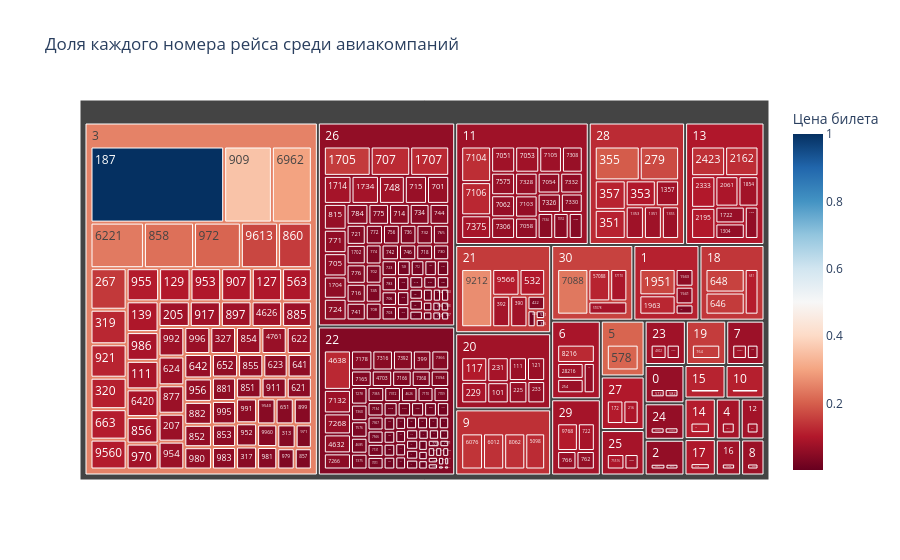

The notebook cell this image was saved under:
### Markdown cell above
**A line chart illustrating how ticket prices fluctuate depending on the day of the week. Flights tend to be more expensive on weekends, likely due to higher demand from leisure travelers. On Tuesdays, Thursdays and Saturdays the prices are clearly lower**

### Code cell
import plotly.express as px

# Группируем данные для Treemap (древовидной карты)
df_treemap = df.groupby(["Авиакомпания", "Номер рейса"])["Цена билета"].mean().reset_index()

# Создаём Treemap Chart
fig = px.treemap(df_treemap, 
                 path=["Авиакомпания", "Номер рейса"], 
                 values="Цена билета",
                 title="Доля каждого номера рейса среди авиакомпаний",
                 color="Цена билета", 
                 color_continuous_scale="RdBu")

# Отображаем график
fig.show()

### Figure 1 — Plotly figure (JSON) as saved in the notebook; plotly's stock layout.template omitted (floating-point values rounded to 4 significant figures; data arrays with more than 128 entries replaced by an {"elided": "..."} marker saying what was removed)
{"data": [{"branchvalues": "total", "customdata": {"elided": "333x1 float values"}, "domain": {"x": [0, 1], "y": [0, 1]}, "hovertemplate": "labels=%{label}<br>Цена билета_sum=%{value}<br>parent=%{parent}<br>id=%{id}<br>Цена билета=%{color}<extra></extra>", "ids": {"elided": "333 str values"}, "labels": {"elided": "333 str values"}, "marker": {"coloraxis": "coloraxis", "colors": {"elided": "333 float values"}}, "name": "", "parents": {"elided": "333 str values"}, "type": "treemap", "values": {"elided": "333 float values"}}], "layout": {"coloraxis": {"colorbar": {"title": {"text": "Цена билета"}}, "colorscale": [[0, "rgb(103,0,31)"], [0.1, "rgb(178,24,43)"], [0.2, "rgb(214,96,77)"], [0.3, "rgb(244,165,130)"], [0.4, "rgb(253,219,199)"], [0.5, "rgb(247,247,247)"], [0.6, "rgb(209,229,240)"], [0.7, "rgb(146,197,222)"], [0.8, "rgb(67,147,195)"], [0.9, "rgb(33,102,172)"], [1, "rgb(5,48,97)"]]}, "legend": {"tracegroupgap": 0}, "title": {"text": "Доля каждого номера рейса среди авиакомпаний"}}}
